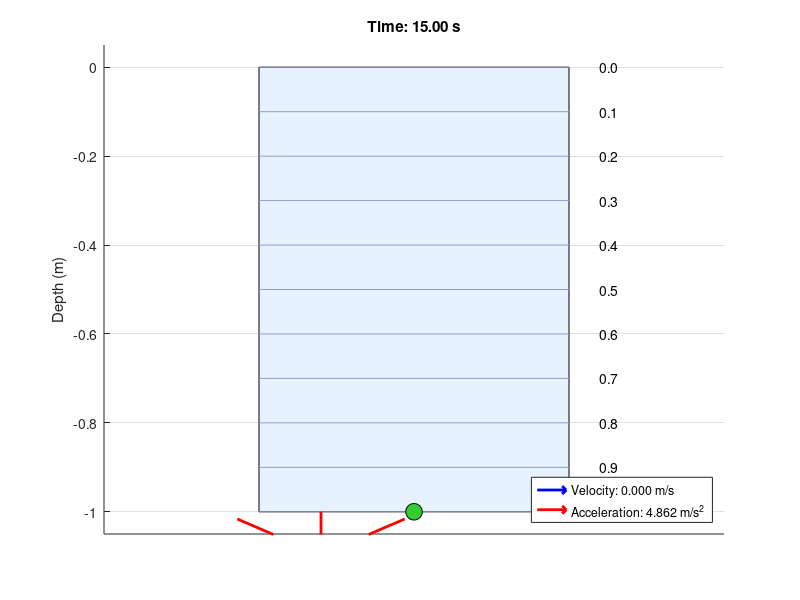
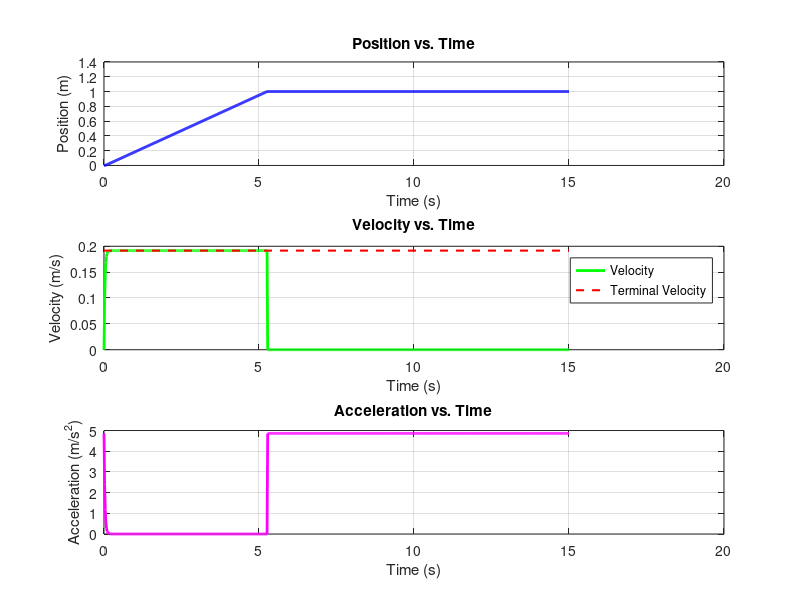

MATLAB code to generate these figures, in order:

% Simulation of a ball falling through a viscous fluid (glycerin)
%
% This script models the motion of a sphere under the influence of gravity,
% buoyancy, and viscous drag. It calculates the position, velocity, and
% acceleration over time and provides an animated visualization of the process.

% --- Initialization ---
clear all;
close all;
clc;

% --- Physical Constants and Parameters ---
% Environment
g = 9.81; % Acceleration due to gravity (m/s^2)

% Fluid Properties (Glycerin at approx. 20°C)
rho_fluid = 1261; % Density of glycerin (kg/m^3)
eta = 1.41;       % Dynamic viscosity of glycerin (Pa·s or kg/(m·s))

% Ball Properties (Glass Marble)
r = 0.01;         % Radius of the ball (m)
rho_ball = 2500;  % Density of glass (kg/m^3)
V = (4/3)*pi*r^3; % Volume of the ball (m^3)
m = rho_ball * V; % Mass of the ball (kg)

% --- Simulation Setup ---
t_max = 15;       % Maximum simulation time (s), increased for slower fall
dt = 0.02;        % Time step (s)
t = 0:dt:t_max;   % Time vector

% Pre-allocate arrays for efficiency
y = zeros(size(t)); % Position (y=0 at the top)
v = zeros(size(t)); % Velocity
a = zeros(size(t)); % Acceleration

% --- Initial Conditions ---
y(1) = 0; % Initial position (m)
v(1) = 0; % Initial velocity (m/s)

% --- Forces ---
% These forces are constant throughout the simulation
Fg = m * g;              % Force of gravity (downwards)
Fb = rho_fluid * V * g;  % Buoyant force (upwards)

% --- Numerical Simulation (Euler's Method) ---
% This loop calculates the state of the ball at each time step.
for i = 1:length(t)-1
    % 1. Calculate the net force
    % The drag force depends on the current velocity
    Fd = 6 * pi * eta * r * v(i); % Stokes' drag force (upwards)
    
    % Net force (positive direction is downwards)
    F_net = Fg - Fb - Fd;
    
    % 2. Calculate acceleration from Newton's 2nd Law (F=ma)
    a(i) = F_net / m;
    
    % 3. Update velocity for the next time step
    v(i+1) = v(i) + a(i) * dt;
    
    % 4. Update position for the next time step
    % Stop the ball if it hits the bottom of the cylinder (1m)
    if y(i) >= 1.0
        y(i+1) = 1.0;
        v(i+1) = 0;
    else
        y(i+1) = y(i) + v(i) * dt;
    end
end
% Calculate acceleration for the last time step for plotting
a(end) = (Fg - Fb - 6*pi*eta*r*v(end)) / m;


% --- Visualization ---

% Animation of the falling ball
figure('Name', 'Lab Simulation: Ball in Graduated Cylinder');
% Define plot update frequency to speed up animation
plot_step = 5; % Update plot every 5th simulation step to speed up animation

% Arrow scaling factors for better visualization
vel_scale = 1.2;
accel_scale = 0.02;
cylinder_height = 1.0; % 1 meter tall cylinder
cylinder_width = 0.1;

for i = 1:plot_step:length(t)
    clf; % Clear the figure for the new frame
    hold on;
    
    % Set up the plot to look like a graduated cylinder
    axis([-cylinder_width cylinder_width -cylinder_height-0.05 0.05]);
    set(gca, 'XTick', []); % Hide x-axis ticks
    ylabel('Depth (m)');
    title(sprintf('Time: %.2f s', t(i)));
    grid on;
    
    % Draw the cylinder filled with glycerin
    rectangle('Position', [-cylinder_width/2, -cylinder_height, cylinder_width, cylinder_height], 'FaceColor', [0.9 0.95 1.0], 'EdgeColor', 'k');
    
    % Draw measurement markings on the cylinder
    for mark = 0:0.1:cylinder_height
        plot([-cylinder_width/2, cylinder_width/2], [-mark, -mark], 'Color', [0.6 0.6 0.8], 'LineWidth', 0.5);
        text(cylinder_width/2 + 0.01, -mark, sprintf('%.1f', mark), 'VerticalAlignment', 'middle');
    end
    
    % Draw the ball
    plot(0, -y(i), 'o', 'MarkerSize', 12, 'MarkerFaceColor', [0.2 0.8 0.2], 'MarkerEdgeColor', 'k');
    
    % Draw the velocity vector arrow (blue)
    h_vel = quiver(0.03, -y(i), 0, -v(i)*vel_scale, 0, 'b', 'LineWidth', 2, 'MaxHeadSize', 0.5);
    
    % Draw the acceleration vector arrow (red)
    h_accel = quiver(-0.03, -y(i), 0, -a(i)*accel_scale, 0, 'r', 'LineWidth', 2, 'MaxHeadSize', 0.5);
    
    % Add a legend
    legend([h_vel, h_accel], ...
           sprintf('Velocity: %.3f m/s', v(i)), ...
           sprintf('Acceleration: %.3f m/s^2', a(i)), ...
           'Location', 'SouthEast');
    
    hold off;
    
    % Force the plot to draw
    drawnow;
    
    % Pause to create animation effect
    pause(dt);
end

% Static plots for analysis
figure('Name', 'Simulation Results');

% Subplot 1: Position vs. Time
subplot(3,1,1);
plot(t, y, 'b-', 'LineWidth', 2);
title('Position vs. Time');
xlabel('Time (s)');
ylabel('Position (m)');
grid on;

% Subplot 2: Velocity vs. Time
subplot(3,1,2);
plot(t, v, 'g-', 'LineWidth', 2);
title('Velocity vs. Time');
xlabel('Time (s)');
ylabel('Velocity (m/s)');
grid on;
% Draw a line for terminal velocity
hold on;
terminal_velocity = (Fg - Fb) / (6 * pi * eta * r);
plot([t(1), t(end)], [terminal_velocity, terminal_velocity], 'r--', 'LineWidth', 1.5);
legend('Velocity', 'Terminal Velocity');
hold off;

% Subplot 3: Acceleration vs. Time
subplot(3,1,3);
plot(t, a, 'm-', 'LineWidth', 2);
title('Acceleration vs. Time');
xlabel('Time (s)');
ylabel('Acceleration (m/s^2)');
grid on;
